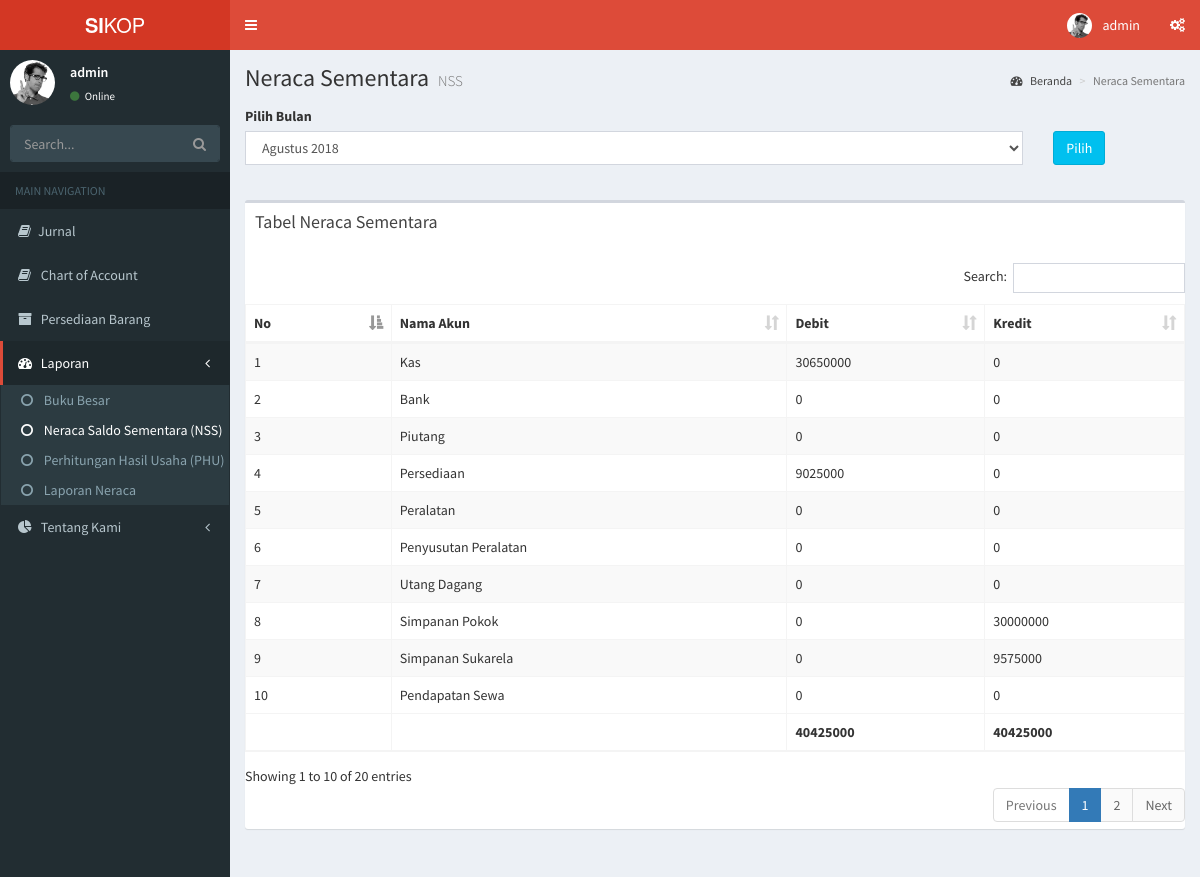
The page /user/neraca_sementara.php (signed in) on the database its author committed.
### tables this page shows
CREATE TABLE `data_chartofaccount` (
  `id_akun` int(11) NOT NULL,
  `kode` varchar(15) NOT NULL,
  `nama_akun` varchar(100) NOT NULL,
  `keterangan` varchar(100) NOT NULL,
  `saldo_awal` int(15) NOT NULL,
  `saldo` int(15) NOT NULL,
  `saldo_akhir` int(15) NOT NULL,
  `kategori` varchar(5) NOT NULL,
  `phu` varchar(5) NOT NULL,
  `laporan_neraca` varchar(5) NOT NULL
);

### user/neraca_sementara.php (the view, shortened to what this page needs)
	<?php
include "../config.php";
$result = mysqli_query($connect, "SELECT kode,nama_akun,saldo_awal,saldo_akhir,kategori FROM data_chartofaccount ORDER BY id_akun ASC");
?>
<!DOCTYPE html>
<html>
<head>
  <link rel="stylesheet" href="../bower_components/bootstrap/dist/css/bootstrap.min.css">
  <link rel="stylesheet" href="../bower_components/font-awesome/css/font-awesome.min.css">
  <link rel="stylesheet" href="../bower_components/Ionicons/css/ionicons.min.css">
  <link rel="stylesheet" href="../bower_components/datatables.net-bs/css/dataTables.bootstrap.min.css">
  <link rel="stylesheet" href="../dist/css/AdminLTE.min.css">
  <link rel="stylesheet" href="../dist/css/skins/_all-skins.min.css">
  <link rel="stylesheet" href="../bower_components/morris.js/morris.css">
  <link rel="stylesheet" href="../bower_components/jvectormap/jquery-jvectormap.css">
  <link rel="stylesheet" href="../bower_components/bootstrap-datepicker/dist/css/bootstrap-datepicker.min.css">
  <link rel="stylesheet" href="../bower_components/bootstrap-daterangepicker/daterangepicker.css">
  <link rel="stylesheet" href="../plugins/bootstrap-wysihtml5/bootstrap3-wysihtml5.min.css">
</head>
<body class="hold-transition skin-red sidebar-mini">
	<div class="wrapper">
		<header class="main-header">
			    <a href="index2.html" class="logo">
			      <span class="logo-lg"><b>SI</b>KOP</span>
			    </a>
			    <nav class="navbar navbar-static-top">
			      <a href="#" class="sidebar-toggle" data-toggle="push-menu" role="button">
			      </a>
			      <div class="navbar-custom-menu">
			        <ul class="nav navbar-nav">
			          <li class="dropdown user user-menu">
			            <a href="#" class="dropdown-toggle" data-toggle="dropdown">
			              <img src="../dist/img/user2-160x160.jpg" class="user-image" alt="User Image">
			              <span class="hidden-xs"><?php echo $_SESSION['username']?></span>
			            </a>
			          </li>
			          <li>
			            <a href="#" data-toggle="control-sidebar"><i class="fa fa-gears"></i></a>
			          </li>
			        </ul>
			    	</div>
				</nav>
		</header>
		<aside class="main-sidebar">
		  	<section class="sidebar">
		      <div class="user-panel">
		        <div class="pull-left image">
		          <img src="../dist/img/user2-160x160.jpg" class="img-circle" alt="User Image">
		        </div>
		        <div class="pull-left info">
		          <p><?php echo $_SESSION['username']?></p>
		          <a href="#"><i class="fa fa-circle text-success"></i> Online</a>
		        </div>
		      </div>
		      <form action="#" method="get" class="sidebar-form">
		        <div class="input-group">
		          <input type="text" name="q" class="form-control" placeholder="Search...">
		          <span class="input-group-btn">
		                <button type="submit" name="search" id="search-btn" class="btn btn-flat"><i class="fa fa-search"></i>
		                </button>
		              </span>
		        </div>
		      </form>
		      <ul class="sidebar-menu" data-widget="tree">
		        <li class="header">MAIN NAVIGATION</li>
		        <li>
		        	<a href="jurnal.php"><i class="fa fa-book"></i><span>Jurnal</span></a>
		        </li>
		        <li>
		        	<a href="list_coa.php"><i class="fa fa-book"></i> <span>Chart of Account</span></a>
		        </li>
		        <li>
		        	<a href="list_barang.php"><i class="fa fa-archive"></i> <span>Persediaan Barang</span></a>
		        </li>
		        <li class="active treeview">
		          <a href="#">
		            <i class="fa fa-dashboard"></i> <span>Laporan</span>
		            <span class="pull-right-container">
		              <i class="fa fa-angle-left pull-right"></i>
		            </span>
		          </a>
		          <ul class="treeview-menu">
		            <li><a href="bukubesar.php"><i class="fa fa-circle-o"></i> Buku Besar</a></li>
		            <li class="active"><a href="neraca_sementara.php"><i class="fa fa-circle-o"></i> Neraca Saldo Sementara (NSS)</a></li>
		            <li><a href="perhitungan_hasil_usaha.php"><i class="fa fa-circle-o"></i> Perhitungan Hasil Usaha (PHU)</a></li>
		            <li><a href="laporan_neraca.php"><i class="fa fa-circle-o"></i> Laporan Neraca</a></li>
		          </ul>
		        </li>
		        <li class="treeview">
		          <a href="#">
		            <i class="fa fa-pie-chart"></i>
		            <span>Tentang Kami</span>
		            <span class="pull-right-container">
		              <i class="fa fa-angle-left pull-right"></i>
		            </span>
		          </a>
		        </li>
		      </ul>
		  	</section>
		</aside>
		<div class="content-wrapper">
		    <section class="content-header">
		      <h1>
		        Neraca Sementara
		        <small>NSS</small>
		      </h1>
		      <ol class="breadcrumb">
		        <li><a href="#"><i class="fa fa-dashboard"></i> Beranda</a></li>
		        <li class="active">Neraca Sementara</li>
		      </ol>
		    </section>
		    <section class="content">
		    	<form action="neraca_sementara.php" class="form-horizontal" method="post" name="form1">
					<label>Pilih Bulan</label>
					<div class="form-group">
						<div class="col-sm-10">
							<select class="form-control" name="nss" value=value=<?php echo $buku_besar;?>>
								<option>Agustus 2018</option>
							</select>
						</div>
						<div class="col-sm-2">
							<button name="Submit" type="submit" class="btn btn-info pull-left">Pilih</button>
						</div>
					</div>
				</form>
				<div class="row">
					<br>
			        <div class="col-xs-12">
			             	<div class="box">
				            <div class="box-header">
				              <h3 class="box-title">Tabel Neraca Sementara</h3>
				            </div>
				            <div class="box-body table-responsive no-padding">
				              <table id="example1" class="table table-bordered table-striped">
				              	<thead>
				                <tr>
				                	<th>No</th>
					                <th>Nama Akun</th>
					                <th>Debit</th>
					                <th>Kredit</th>
				                </tr>
				                </thead>
				                <tbody>
				                <?php
 								$number = 1;
 								$sub_debit = 0;
 								$sub_kredit = 0;
							    while($user_data = mysqli_fetch_array($result)) {
							        echo "<tr>";
							        echo "<td>".$number."</td>";
							        echo "<td>".$user_data['nama_akun']."</td>";
							        if($user_data['kategori']==1){
							        	if ($user_data['saldo_akhir']==0){
							        		echo "<td>0</td>";
								        	echo "<td>".$user_data['saldo_awal']."</td>";
								        	$sub_debit += $user_data['saldo_awal'];
							        	}else{
							        		echo "<td>".$user_data['saldo_akhir']."</td>";
								        	echo "<td>0</td>";
								        	$sub_debit += $user_data['saldo_akhir'];
							        	}
							        }else{
							        	if ($user_data['saldo_akhir']==0){
							        		echo "<td>0</td>";
								        	echo "<td>".$user_data['saldo_awal']."</td>";
								        	$sub_kredit += $user_data['saldo_awal'];
							        	}else{
								        	$sub_kredit += $user_data['saldo_akhir'];
							        	}
							        }
							        ++$number;
							    }
							    ?>
							    </tbody>
							    <tfoot>
							    	<th> </th>
							    	<th> </th>
							    	<th><?php echo $sub_debit ?></th>
							    	<th><?php echo $sub_kredit ?></th>
							    </tfoot>
				              	</table>
				            </div>
			          	</div>
			        </div>
			    </div>
		    </section>
	 	</div>
	</div>
</body>
</html>

### rows shown on the page
data_chartofaccount: nama_akun "Kas", saldo_akhir "30650000"
data_chartofaccount: nama_akun "Bank", saldo_awal "0"
data_chartofaccount: nama_akun "Piutang", saldo_awal "0"
data_chartofaccount: nama_akun "Persediaan", saldo_akhir "9025000"
data_chartofaccount: nama_akun "Peralatan", saldo_awal "0"
data_chartofaccount: nama_akun "Penyusutan Peralatan", saldo_awal "0"
data_chartofaccount: nama_akun "Utang Dagang", saldo_awal "0"
data_chartofaccount: nama_akun "Simpanan Pokok", saldo_awal "30000000"
data_chartofaccount: nama_akun "Simpanan Sukarela", saldo_awal "9575000"
data_chartofaccount: nama_akun "Pendapatan Sewa", saldo_awal "0"

### other values the page prints
$_SESSION['username'] "admin"
$sub_debit "40425000"
$sub_kredit "40425000"
